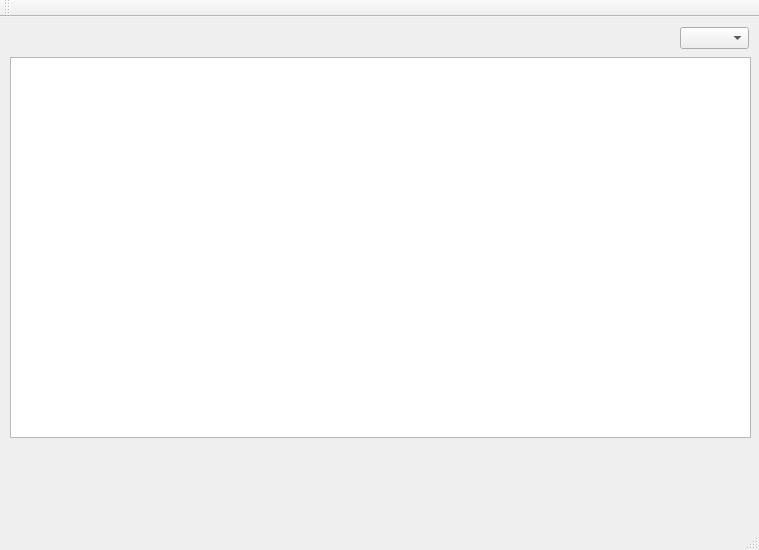
<?xml version="1.0" encoding="UTF-8"?>
<ui version="4.0">
 <class>MainWindow</class>
 <widget class="QMainWindow" name="MainWindow">
  <property name="geometry">
   <rect>
    <x>0</x>
    <y>0</y>
    <width>759</width>
    <height>550</height>
   </rect>
  </property>
  <property name="windowTitle">
   <string>MainWindow</string>
  </property>
  <widget class="QWidget" name="centralWidget">
   <widget class="QTextEdit" name="textEdit">
    <property name="geometry">
     <rect>
      <x>10</x>
      <y>40</y>
      <width>741</width>
      <height>381</height>
     </rect>
    </property>
   </widget>
   <widget class="QComboBox" name="comboBox">
    <property name="geometry">
     <rect>
      <x>680</x>
      <y>10</y>
      <width>69</width>
      <height>22</height>
     </rect>
    </property>
   </widget>
  </widget>
  <widget class="QMenuBar" name="menuBar">
   <property name="geometry">
    <rect>
     <x>0</x>
     <y>0</y>
     <width>759</width>
     <height>21</height>
    </rect>
   </property>
  </widget>
  <widget class="QToolBar" name="mainToolBar">
   <attribute name="toolBarArea">
    <enum>TopToolBarArea</enum>
   </attribute>
   <attribute name="toolBarBreak">
    <bool>false</bool>
   </attribute>
  </widget>
  <widget class="QStatusBar" name="statusBar"/>
 </widget>
 <layoutdefault spacing="6" margin="11"/>
 <resources/>
 <connections/>
</ui>
